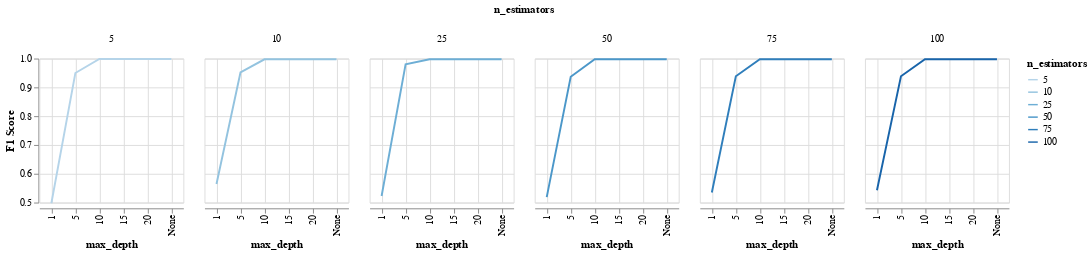

Write notebook code for a chart like this one.
### Code cell
# plotting F1 score vs tree depth by number of trees
max_depth_order = ['1', '5', '10', '15', '20', 'None']

alt.Chart(gridsearch).mark_line().encode(
    x = alt.X('max_depth:N', axis=alt.Axis(grid=True), sort=max_depth_order),
    y = alt.Y('F1 Score:Q', scale=alt.Scale(domain=[0.50, 1.00])),
    color=alt.Color('n_estimators:O')
).properties(
    height=150, 
    width=150
).facet(
    column=alt.Column('n_estimators:O')
)

### Figure 1 — Vega-Lite specification as saved in the notebook (floating-point values rounded to 4 significant figures)
{"config": {"view": {"continuousWidth": 300, "continuousHeight": 300}}, "data": {"name": "data-6966fc4eada9cc69c637e20f714c6386"}, "facet": {"column": {"field": "n_estimators", "type": "ordinal"}}, "spec": {"mark": {"type": "line"}, "encoding": {"color": {"field": "n_estimators", "type": "ordinal"}, "x": {"axis": {"grid": true}, "field": "max_depth", "sort": ["1", "5", "10", "15", "20", "None"], "type": "nominal"}, "y": {"field": "F1 Score", "scale": {"domain": [0.5, 1.0]}, "type": "quantitative"}}, "height": 150, "width": 150}, "$schema": "https://vega.github.io/schema/vega-lite/v5.20.1.json", "datasets": {"data-6966fc4eada9cc69c637e20f714c6386": [{"n_estimators": 5, "max_depth": "None", "F1 Score": 0.9987}, {"n_estimators": 10, "max_depth": "None", "F1 Score": 0.9973}, {"n_estimators": 25, "max_depth": "None", "F1 Score": 0.9973}, {"n_estimators": 50, "max_depth": "None", "F1 Score": 0.9973}, {"n_estimators": 75, "max_depth": "None", "F1 Score": 0.9973}, {"n_estimators": 100, "max_depth": "None", "F1 Score": 0.9973}, {"n_estimators": 5, "max_depth": "None", "F1 Score": 0.9987}, {"n_estimators": 10, "max_depth": "None", "F1 Score": 0.9973}, {"n_estimators": 25, "max_depth": "None", "F1 Score": 0.9973}, {"n_estimators": 50, "max_depth": "None", "F1 Score": 0.9973}, {"n_estimators": 75, "max_depth": "None", "F1 Score": 0.9973}, {"n_estimators": 100, "max_depth": "None", "F1 Score": 0.9973}, {"n_estimators": 5, "max_depth": "None", "F1 Score": 0.9987}, {"n_estimators": 10, "max_depth": "None", "F1 Score": 0.9973}, {"n_estimators": 25, "max_depth": "None", "F1 Score": 0.9973}, {"n_estimators": 50, "max_depth": "None", "F1 Score": 0.9973}, {"n_estimators": 75, "max_depth": "None", "F1 Score": 0.9973}, {"n_estimators": 100, "max_depth": "None", "F1 Score": 0.9973}, {"n_estimators": 5, "max_depth": "1", "F1 Score": 0.4975}, {"n_estimators": 10, "max_depth": "1", "F1 Score": 0.5647}, {"n_estimators": 25, "max_depth": "1", "F1 Score": 0.5229}, {"n_estimators": 50, "max_depth": "1", "F1 Score": 0.5189}, {"n_estimators": 75, "max_depth": "1", "F1 Score": 0.5348}, {"n_estimators": 100, "max_depth": "1", "F1 Score": 0.5425}, {"n_estimators": 5, "max_depth": "1", "F1 Score": 0.4975}, {"n_estimators": 10, "max_depth": "1", "F1 Score": 0.5647}, {"n_estimators": 25, "max_depth": "1", "F1 Score": 0.5229}, {"n_estimators": 50, "max_depth": "1", "F1 Score": 0.5189}, {"n_estimators": 75, "max_depth": "1", "F1 Score": 0.5348}, {"n_estimators": 100, "max_depth": "1", "F1 Score": 0.5425}, {"n_estimators": 5, "max_depth": "1", "F1 Score": 0.4975}, {"n_estimators": 10, "max_depth": "1", "F1 Score": 0.5647}, {"n_estimators": 25, "max_depth": "1", "F1 Score": 0.5229}, {"n_estimators": 50, "max_depth": "1", "F1 Score": 0.5189}, {"n_estimators": 75, "max_depth": "1", "F1 Score": 0.5348}, {"n_estimators": 100, "max_depth": "1", "F1 Score": 0.5425}, {"n_estimators": 5, "max_depth": "5", "F1 Score": 0.9499}, {"n_estimators": 10, "max_depth": "5", "F1 Score": 0.9516}, {"n_estimators": 25, "max_depth": "5", "F1 Score": 0.9801}, {"n_estimators": 50, "max_depth": "5", "F1 Score": 0.9369}, {"n_estimators": 75, "max_depth": "5", "F1 Score": 0.9384}, {"n_estimators": 100, "max_depth": "5", "F1 Score": 0.9384}, {"n_estimators": 5, "max_depth": "5", "F1 Score": 0.9499}, {"n_estimators": 10, "max_depth": "5", "F1 Score": 0.9516}, {"n_estimators": 25, "max_depth": "5", "F1 Score": 0.9801}, {"n_estimators": 50, "max_depth": "5", "F1 Score": 0.9369}, {"n_estimators": 75, "max_depth": "5", "F1 Score": 0.9384}, {"n_estimators": 100, "max_depth": "5", "F1 Score": 0.9384}, {"n_estimators": 5, "max_depth": "5", "F1 Score": 0.9499}, {"n_estimators": 10, "max_depth": "5", "F1 Score": 0.9516}, {"n_estimators": 25, "max_depth": "5", "F1 Score": 0.9801}, {"n_estimators": 50, "max_depth": "5", "F1 Score": 0.9369}, {"n_estimators": 75, "max_depth": "5", "F1 Score": 0.9384}, {"n_estimators": 100, "max_depth": "5", "F1 Score": 0.9384}, {"n_estimators": 5, "max_depth": "10", "F1 Score": 0.9987}, {"n_estimators": 10, "max_depth": "10", "F1 Score": 0.9973}, {"n_estimators": 25, "max_depth": "10", "F1 Score": 0.9973}, {"n_estimators": 50, "max_depth": "10", "F1 Score": 0.9973}, {"n_estimators": 75, "max_depth": "10", "F1 Score": 0.9973}, {"n_estimators": 100, "max_depth": "10", "F1 Score": 0.9973}, {"n_estimators": 5, "max_depth": "10", "F1 Score": 0.9987}, {"n_estimators": 10, "max_depth": "10", "F1 Score": 0.9973}, {"n_estimators": 25, "max_depth": "10", "F1 Score": 0.9973}, {"n_estimators": 50, "max_depth": "10", "F1 Score": 0.9973}, {"n_estimators": 75, "max_depth": "10", "F1 Score": 0.9973}, {"n_estimators": 100, "max_depth": "10", "F1 Score": 0.9973}, {"n_estimators": 5, "max_depth": "10", "F1 Score": 0.9987}, {"n_estimators": 10, "max_depth": "10", "F1 Score": 0.9973}, {"n_estimators": 25, "max_depth": "10", "F1 Score": 0.9973}, {"n_estimators": 50, "max_depth": "10", "F1 Score": 0.9973}, {"n_estimators": 75, "max_depth": "10", "F1 Score": 0.9973}, {"n_estimators": 100, "max_depth": "10", "F1 Score": 0.9973}, {"n_estimators": 5, "max_depth": "15", "F1 Score": 0.9987}, {"n_estimators": 10, "max_depth": "15", "F1 Score": 0.9973}, {"n_estimators": 25, "max_depth": "15", "F1 Score": 0.9973}, {"n_estimators": 50, "max_depth": "15", "F1 Score": 0.9973}, {"n_estimators": 75, "max_depth": "15", "F1 Score": 0.9973}, {"n_estimators": 100, "max_depth": "15", "F1 Score": 0.9973}, {"n_estimators": 5, "max_depth": "15", "F1 Score": 0.9987}, {"n_estimators": 10, "max_depth": "15", "F1 Score": 0.9973}, {"n_estimators": 25, "max_depth": "15", "F1 Score": 0.9973}, {"n_estimators": 50, "max_depth": "15", "F1 Score": 0.9973}, {"n_estimators": 75, "max_depth": "15", "F1 Score": 0.9973}, {"n_estimators": 100, "max_depth": "15", "F1 Score": 0.9973}, {"n_estimators": 5, "max_depth": "15", "F1 Score": 0.9987}, {"n_estimators": 10, "max_depth": "15", "F1 Score": 0.9973}, {"n_estimators": 25, "max_depth": "15", "F1 Score": 0.9973}, {"n_estimators": 50, "max_depth": "15", "F1 Score": 0.9973}, {"n_estimators": 75, "max_depth": "15", "F1 Score": 0.9973}, {"n_estimators": 100, "max_depth": "15", "F1 Score": 0.9973}, {"n_estimators": 5, "max_depth": "20", "F1 Score": 0.9987}, {"n_estimators": 10, "max_depth": "20", "F1 Score": 0.9973}, {"n_estimators": 25, "max_depth": "20", "F1 Score": 0.9973}, {"n_estimators": 50, "max_depth": "20", "F1 Score": 0.9973}, {"n_estimators": 75, "max_depth": "20", "F1 Score": 0.9973}, {"n_estimators": 100, "max_depth": "20", "F1 Score": 0.9973}, {"n_estimators": 5, "max_depth": "20", "F1 Score": 0.9987}, {"n_estimators": 10, "max_depth": "20", "F1 Score": 0.9973}, {"n_estimators": 25, "max_depth": "20", "F1 Score": 0.9973}, {"n_estimators": 50, "max_depth": "20", "F1 Score": 0.9973}, {"n_estimators": 75, "max_depth": "20", "F1 Score": 0.9973}, {"n_estimators": 100, "max_depth": "20", "F1 Score": 0.9973}, {"n_estimators": 5, "max_depth": "20", "F1 Score": 0.9987}, {"n_estimators": 10, "max_depth": "20", "F1 Score": 0.9973}, {"n_estimators": 25, "max_depth": "20", "F1 Score": 0.9973}, {"n_estimators": 50, "max_depth": "20", "F1 Score": 0.9973}, {"n_estimators": 75, "max_depth": "20", "F1 Score": 0.9973}, {"n_estimators": 100, "max_depth": "20", "F1 Score": 0.9973}]}}
